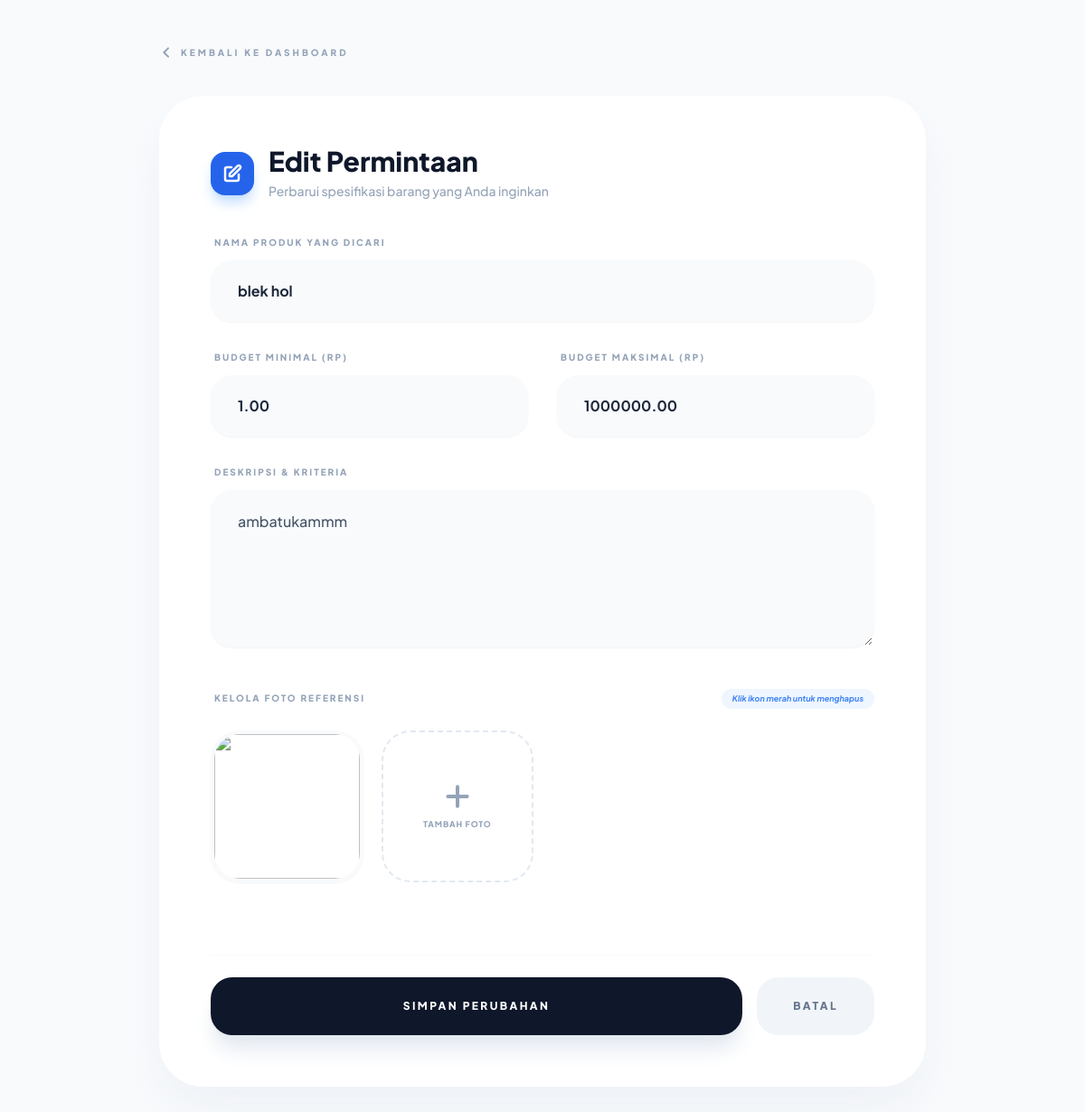
The app's page /edit_post.php?id=6 (signed in) with its own data.
### tables this page shows
CREATE TABLE `postings` (
  `id` int(11) NOT NULL AUTO_INCREMENT,
  `user_id` int(11) NOT NULL,
  `product_name` varchar(255) NOT NULL,
  `budget_min` decimal(15,2) DEFAULT NULL,
  `budget_max` decimal(15,2) DEFAULT NULL,
  `description` text DEFAULT NULL,
  `image_url` varchar(255) DEFAULT NULL,
  `created_at` timestamp NULL DEFAULT current_timestamp(),
  PRIMARY KEY (`id`),
  KEY `user_id` (`user_id`),
  CONSTRAINT `postings_ibfk_1` FOREIGN KEY (`user_id`) REFERENCES `users` (`id`) ON DELETE CASCADE
);

### edit_post.php (the view, shortened to what this page needs)
<?php
require_once 'koneksi.php';
$user_id = $_SESSION['user']['id'];
$post_id = mysqli_real_escape_string($conn, $_GET['id']);
$query = $conn->query("SELECT * FROM postings WHERE id = '$post_id' AND user_id = '$user_id'");
$data = $query->fetch_assoc();
$images_query = $conn->query("SELECT * FROM posting_images WHERE posting_id = '$post_id'");
?>
<!DOCTYPE html>
<html lang="id">
<head>
    <script src="https://cdn.tailwindcss.com"></script>
</head>
<body class="text-slate-900 pb-20">
    <div class="max-w-4xl mx-auto py-12 px-6">
        <a href="dashboard.php" class="inline-flex items-center gap-2 text-slate-400 hover:text-blue-600 font-black text-[10px] uppercase tracking-[0.3em] mb-10 transition">
            <svg xmlns="http://www.w3.org/2000/svg" class="h-4 w-4" fill="none" viewBox="0 0 24 24" stroke="currentColor">
                <path stroke-linecap="round" stroke-linejoin="round" stroke-width="3" d="M15 19l-7-7 7-7" />
            </svg>
            Kembali ke Dashboard
        </a>
        <div class="bg-white rounded-[3rem] shadow-2xl shadow-slate-200/60 overflow-hidden border border-white">
            <div class="p-8 md:p-14">
                <div class="flex items-center gap-4 mb-10">
                    <div class="w-12 h-12 bg-blue-600 rounded-2xl flex items-center justify-center text-white shadow-lg shadow-blue-200">
                        <svg class="w-6 h-6" fill="none" stroke="currentColor" viewBox="0 0 24 24"><path d="M11 5H6a2 2 0 00-2 2v11a2 2 0 002 2h11a2 2 0 002-2v-5m-1.414-9.414a2 2 0 112.828 2.828L11.828 15H9v-2.828l8.586-8.586z" stroke-width="2.5" stroke-linecap="round" stroke-linejoin="round"/></svg>
                    </div>
                    <div>
                        <h1 class="text-3xl font-black text-slate-900 leading-none">Edit Permintaan</h1>
                        <p class="text-slate-400 text-sm mt-2 font-medium">Perbarui spesifikasi barang yang Anda inginkan</p>
                    </div>
                </div>
                <form action="" method="POST" enctype="multipart/form-data" class="space-y-10">
                    <div class="grid grid-cols-1 md:grid-cols-2 gap-8">
                        <div class="md:col-span-2">
                            <label class="block text-[10px] font-black text-slate-400 uppercase tracking-[0.2em] mb-3 ml-1">Nama Produk yang Dicari</label>
                            <input type="text" name="product_name" value="<?= htmlspecialchars($data['product_name']) ?>" required
                                   class="input-focus w-full px-7 py-5 rounded-[1.5rem] bg-slate-50 border-2 border-transparent focus:bg-white focus:border-blue-500/20 outline-none font-bold text-slate-800 shadow-sm">
                        </div>
                        <div>
                            <label class="block text-[10px] font-black text-slate-400 uppercase tracking-[0.2em] mb-3 ml-1">Budget Minimal (Rp)</label>
                            <input type="number" name="budget_min" value="<?= $data['budget_min'] ?>" required
                                   class="input-focus w-full px-7 py-5 rounded-[1.5rem] bg-slate-50 border-2 border-transparent focus:bg-white focus:border-blue-500/20 outline-none font-bold text-slate-800 shadow-sm">
                        </div>
                        <div>
                            <label class="block text-[10px] font-black text-slate-400 uppercase tracking-[0.2em] mb-3 ml-1">Budget Maksimal (Rp)</label>
                            <input type="number" name="budget_max" value="<?= $data['budget_max'] ?>" required
                                   class="input-focus w-full px-7 py-5 rounded-[1.5rem] bg-slate-50 border-2 border-transparent focus:bg-white focus:border-blue-500/20 outline-none font-bold text-slate-800 shadow-sm">
                        </div>
                        <div class="md:col-span-2">
                            <label class="block text-[10px] font-black text-slate-400 uppercase tracking-[0.2em] mb-3 ml-1">Deskripsi & Kriteria</label>
                            <textarea name="description" rows="5" required
                                      class="input-focus w-full px-7 py-5 rounded-[1.5rem] bg-slate-50 border-2 border-transparent focus:bg-white focus:border-blue-500/20 outline-none font-medium text-slate-600 leading-relaxed shadow-sm"><?= htmlspecialchars($data['description']) ?></textarea>
                        </div>
                    </div>
                    <div class="space-y-6">
                        <div class="flex items-center justify-between">
                            <label class="block text-[10px] font-black text-slate-400 uppercase tracking-[0.2em] ml-1">Kelola Foto Referensi</label>
                            <span class="text-[9px] font-bold text-blue-500 bg-blue-50 px-3 py-1 rounded-full italic">Klik ikon merah untuk menghapus</span>
                        </div>
                        <div class="grid grid-cols-2 sm:grid-cols-4 gap-5">
                            <?php while($img = $images_query->fetch_assoc()): ?>
                            <div class="relative group aspect-square rounded-[2rem] overflow-hidden border-4 border-slate-50 shadow-sm">
                            </div>
                            <?php endwhile; ?>
                            <div class="relative group aspect-square rounded-[2rem] border-2 border-dashed border-slate-200 hover:border-blue-400 hover:bg-blue-50/50 transition cursor-pointer overflow-hidden">
                                <div class="w-full h-full flex flex-col items-center justify-center gap-2 text-slate-400 group-hover:text-blue-500 transition">
                                    <svg class="w-8 h-8" fill="none" stroke="currentColor" viewBox="0 0 24 24"><path d="M12 4v16m8-8H4" stroke-width="3" stroke-linecap="round" stroke-linejoin="round"/></svg>
                                    <span class="text-[9px] font-black uppercase tracking-widest">Tambah Foto</span>
                                </div>
                            </div>
                        </div>
                    </div>
                    <div class="flex flex-col md:flex-row gap-4 pt-6 border-t border-slate-50">
                        <button type="submit" name="update_post"
                                class="flex-1 py-6 bg-slate-900 hover:bg-blue-600 text-white rounded-[1.5rem] font-black text-xs uppercase tracking-[0.2em] shadow-xl shadow-slate-200 transition-all active:scale-[0.97]">
                            Simpan Perubahan
                        </button>
                        <a href="dashboard.php" class="py-6 px-10 bg-slate-100 hover:bg-slate-200 text-slate-500 rounded-[1.5rem] font-black text-xs uppercase tracking-[0.2em] text-center transition">
                            Batal
                        </a>
                    </div>
                </form>
            </div>
        </div>
    </div>
</body>
</html>

### edit_post.php (style rules this page uses)
body { font-family: 'Plus Jakarta Sans', sans-serif; background-color: #F8FAFC; }
.input-focus { transition: all 0.3s ease; }

### records on screen
postings: product_name "blek hol", budget_min "1.00", budget_max "1000000.00", description "ambatukammm"
